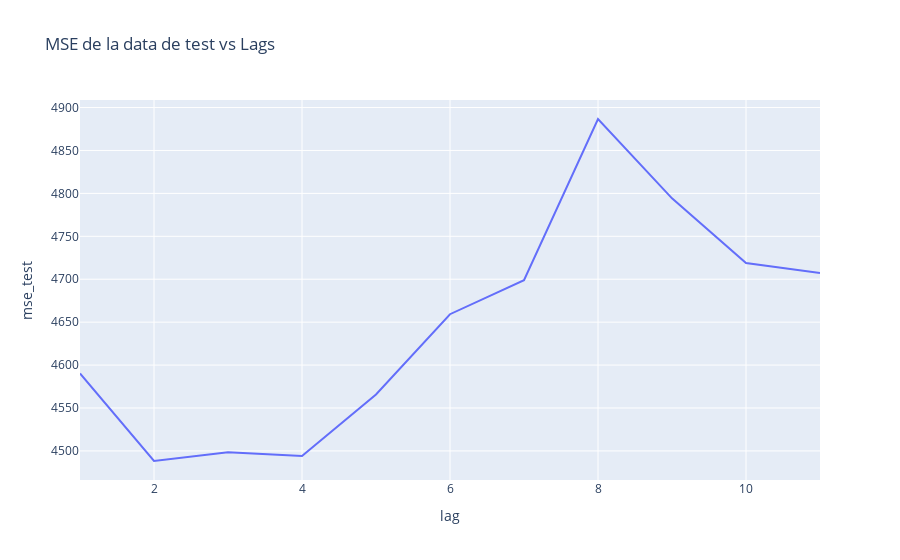

Notebook cell for this chart:
### Code cell
df_pruebas = pd.DataFrame(
    {"lag": list(range(1, 12)), "mse_test": mse_test, "mape_test": mape_test}
)

fig_mse = px.line(
    df_pruebas, x="lag", y="mse_test", title="MSE de la data de test vs Lags"
)

fig_mse.show()

### Figure 1 — Plotly figure (JSON) as saved in the notebook; plotly's stock layout.template omitted (floating-point values rounded to 4 significant figures)
{"data": [{"hovertemplate": "lag=%{x}<br>mse_test=%{y}<extra></extra>", "legendgroup": "", "line": {"color": "#636efa", "dash": "solid"}, "marker": {"symbol": "circle"}, "mode": "lines", "name": "", "orientation": "v", "showlegend": false, "type": "scatter", "x": [1, 2, 3, 4, 5, 6, 7, 8, 9, 10, 11], "xaxis": "x", "y": [4590.0, 4488.0, 4498.0, 4494.0, 4566.0, 4659.0, 4699.0, 4887.0, 4794.0, 4719.0, 4707.0], "yaxis": "y"}], "layout": {"legend": {"tracegroupgap": 0}, "title": {"text": "MSE de la data de test vs Lags"}, "xaxis": {"anchor": "y", "domain": [0, 1], "title": {"text": "lag"}}, "yaxis": {"anchor": "x", "domain": [0, 1], "title": {"text": "mse_test"}}}}
